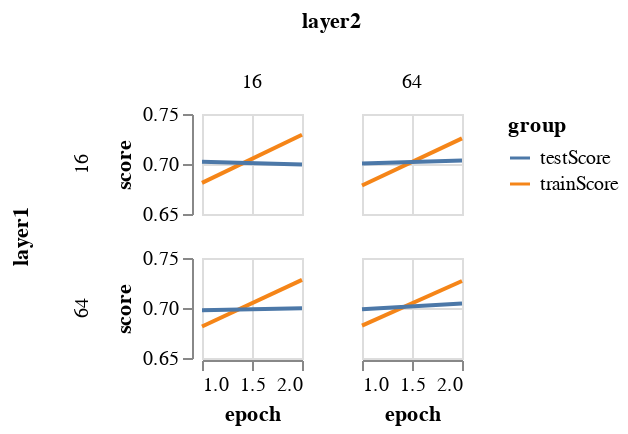

Notebook code for this chart:
### Code cell
resLong = res_LSTM.melt(id_vars=['layer1', 'layer2', 'epoch'], value_vars=['trainScore', 'testScore'],
         var_name='group', value_name='score')

alt.Chart(resLong).mark_line().encode(
    row = 'layer1',
    column = 'layer2',
    x = 'epoch',
    y = alt.Y('score', scale=alt.Scale(domain=[0.65,0.75])),
    color = 'group',
    tooltip = 'score'
).properties(width=50, height=50)

### Figure 1 — Vega-Lite specification as saved in the notebook (floating-point values rounded to 4 significant figures)
{"config": {"view": {"continuousWidth": 400, "continuousHeight": 300}}, "data": {"name": "data-a521e2e89917ddbd543782780aa61ca2"}, "mark": "line", "encoding": {"color": {"field": "group", "type": "nominal"}, "column": {"field": "layer2", "type": "quantitative"}, "row": {"field": "layer1", "type": "quantitative"}, "tooltip": {"field": "score", "type": "quantitative"}, "x": {"field": "epoch", "type": "quantitative"}, "y": {"field": "score", "scale": {"domain": [0.65, 0.75]}, "type": "quantitative"}}, "height": 50, "width": 50, "$schema": "https://vega.github.io/schema/vega-lite/v4.17.0.json", "datasets": {"data-a521e2e89917ddbd543782780aa61ca2": [{"layer1": 16.0, "layer2": 16.0, "epoch": 1.0, "group": "trainScore", "score": 0.6811}, {"layer1": 16.0, "layer2": 16.0, "epoch": 2.0, "group": "trainScore", "score": 0.7292}, {"layer1": 16.0, "layer2": 64.0, "epoch": 1.0, "group": "trainScore", "score": 0.6785}, {"layer1": 16.0, "layer2": 64.0, "epoch": 2.0, "group": "trainScore", "score": 0.7256}, {"layer1": 64.0, "layer2": 16.0, "epoch": 1.0, "group": "trainScore", "score": 0.6815}, {"layer1": 64.0, "layer2": 16.0, "epoch": 2.0, "group": "trainScore", "score": 0.7281}, {"layer1": 64.0, "layer2": 64.0, "epoch": 1.0, "group": "trainScore", "score": 0.6823}, {"layer1": 64.0, "layer2": 64.0, "epoch": 2.0, "group": "trainScore", "score": 0.727}, {"layer1": 16.0, "layer2": 16.0, "epoch": 1.0, "group": "testScore", "score": 0.7023}, {"layer1": 16.0, "layer2": 16.0, "epoch": 2.0, "group": "testScore", "score": 0.6996}, {"layer1": 16.0, "layer2": 64.0, "epoch": 1.0, "group": "testScore", "score": 0.7006}, {"layer1": 16.0, "layer2": 64.0, "epoch": 2.0, "group": "testScore", "score": 0.7035}, {"layer1": 64.0, "layer2": 16.0, "epoch": 1.0, "group": "testScore", "score": 0.6978}, {"layer1": 64.0, "layer2": 16.0, "epoch": 2.0, "group": "testScore", "score": 0.6998}, {"layer1": 64.0, "layer2": 64.0, "epoch": 1.0, "group": "testScore", "score": 0.6989}, {"layer1": 64.0, "layer2": 64.0, "epoch": 2.0, "group": "testScore", "score": 0.7044}]}}
